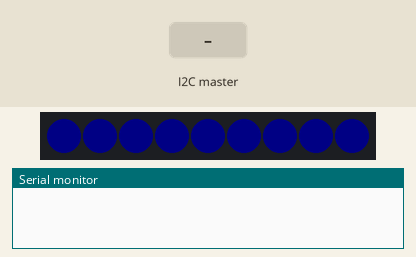
Simulated run of this program. Board: Arduino Nano, built with avr-gcc and run on an emulated ATmega328P. On the bench: 9 RGB LEDs in strip order, left to right, the last lines printed to the serial monitor. Inputs (shaded band) come from the test bench. Dim RGB values are drawn brighter than linear.

Above: at 1.2 s.
1.3 s: the I2C master sends the byte 90
At 2.41 s:
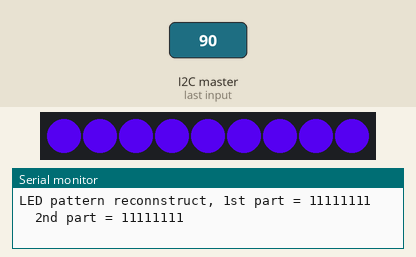
4.3 s: the I2C master sends the byte 200
At 4.58 s:
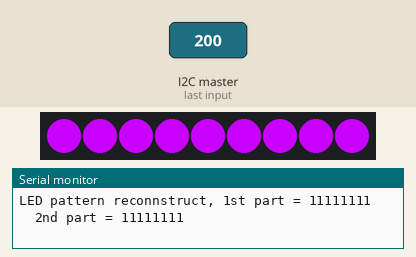
Timing chart, 0 to 7.3 s (numbered marks = the images above; inputs shaded):
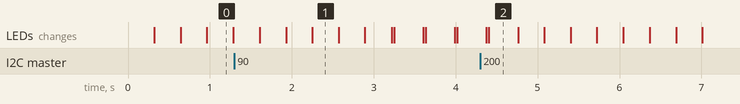

The program:

main.cpp
```cpp
#include <Arduino.h>
#include <Wire.h>
#include <FastLED.h>

// For led chips like WS2812, which have a data line, ground, and power, you just
// need to define DATA_PIN.  For led chipsets that are SPI based (four wires - data, clock,
// ground, and power), like the LPD8806 define both DATA_PIN and CLOCK_PIN
// Clock pin only needed for SPI based chipsets when not using hardware SPI
#define DATA_PIN 5
// #define CLOCK_PIN 13
#define I2C_ADR 0x05

#define NUM_GROUPS 9
#define LED_P_GROUP 1
#define NUM_LEDS NUM_GROUPS *LED_P_GROUP

// int LEDpattern = 0;

unsigned char LEDcol[5] = {0, 0, 255, 0xFF, 0xFF}; // the RGB values and the state of blink

unsigned int groupCol[NUM_GROUPS][3]; // group to edit, then the 3 colors and the pattern

unsigned char bri = 0;             // changing brightnness on the fly for tenmetsu
unsigned char multipl[NUM_GROUPS]; // multiplicator of light intensity for tenmetsu

unsigned int stateCode = 0; // recieved list of LED states

bool blinkState[NUM_GROUPS]; // say if the group is blinking or not

// Define the array of leds
CRGB leds[NUM_LEDS];

unsigned long stamp = 0;

// void fadeall() { for(int i = 0; i < NUM_LEDS; i++) { leds[i].nscale8(195); } }

// Raspberry Piからのリクエスト受信時に呼ばれる関数
void requestEvent()
{
  Wire.write(42); // レスポンスとしてデータを送信 (例: 42)
}

// Raspberry Piからのデータ受信時に呼ばれる関数
void receiveEvent(int byteCount)
{
  int _ii = 0;
  while (Wire.available())
  {
    uint8_t c = Wire.read();
    if (_ii < 5)
    {
      LEDcol[_ii] = c;
    }
    _ii++;
  }
}

void setup()
{
  Wire.begin(I2C_ADR);
  Wire.onRequest(requestEvent); // リクエスト受信時のコールバック関数を登録
  Wire.onReceive(receiveEvent); // 受信時のコールバック関数を登録
  Serial.begin(115200);
  FastLED.addLeds<WS2811, DATA_PIN, GRB>(leds, NUM_LEDS);
}

void loop()
{
  // static uint8_t hue = 0

  bri = sin8(millis() / 3);

  stateCode = (((uint16_t)LEDcol[3]) << 8) + ((uint16_t)LEDcol[4]);

  for (int a = 0; a < NUM_GROUPS; a++)
  { // put the colors
    if (bitRead(stateCode, 0) == 1 && bitRead(stateCode, a + 1) == 1)
    { // the groups that need blinking state
      blinkState[a] = 1;
    }
    if (bitRead(stateCode, 0) == 0 && bitRead(stateCode, a + 1) == 1)
    { // the groups that need NO blinking state
      blinkState[a] = 0;
    }
    if (bitRead(stateCode, a + 1) == 1)
    { // determine if the group needs to change values
      // if we are here, we need to set the incoming RGB color into the the corresponding LED
      for (int c = 0; c < 3; c++)
      { // changinng the color values
        groupCol[a][c] = LEDcol[c];
      }
    }
  }

  for (int a = 0; a < NUM_GROUPS; a++)
  { // go trough all the groups
    /*
    for(int i = 0; i < NUM_LEDS/3 ; i++) {
        // Set the i'th led to red
        //leds[i] = CHSV(40*LEDpattern, 255-LEDpattern*LEDpattern*4, 255);
        leds[i] = CRGB(groupCol[a][0],groupCol[a][1],groupCol[a][2]);
        // now that we've shown the leds, reset the i'th led to black
        // leds[i] = CRGB::Black;
        //fadeall();
        // Wait a little bit before we loop around and do it again
      //	delay(5);
      }
      for(int i = NUM_LEDS/3; i < NUM_LEDS/3*2 ; i++) {
        // Set the i'th led to red
        //leds[i] = CHSV(40*LEDpattern, 255-LEDpattern*LEDpattern*4, 255);
        leds[i] = CRGB(groupCol[a][0],groupCol[a][1],groupCol[a][2]);
        // now that we've shown the leds, reset the i'th led to black
        // leds[i] = CRGB::Black;
        //fadeall();
        // Wait a little bit before we loop around and do it again
      //	delay(5);
      }
    */

    if (blinkState[a] == 1)
      multipl[a] = bri;
    else
      multipl[a] = 0;

    for (int i = LED_P_GROUP * a; i < LED_P_GROUP * (a + 1); i++)
    {
      // Set the i'th led to red
      // leds[i] = CHSV(40*LEDpattern, 255-LEDpattern*LEDpattern*4, 255);

      leds[i] = CRGB(groupCol[a][0] - map(multipl[a], 0, 255, 0, groupCol[a][0]), groupCol[a][1] - map(multipl[a], 0, 255, 0, groupCol[a][1]), groupCol[a][2] - map(multipl[a], 0, 255, 0, groupCol[a][2]));
      // now that we've shown the leds, reset the i'th led to black
      // leds[i] = CRGB::Black;
      // fadeall();
      // Wait a little bit before we loop around and do it again
      //	delay(5);
    }
  }
  // Show the leds
  FastLED.show();

  if (millis() > stamp + 1500)
  {
    stamp = millis();

    Serial.print("LED color is : ");
    Serial.print(LEDcol[0]);
    Serial.print(" ");
    Serial.print(LEDcol[1]);
    Serial.print(" ");
    Serial.print(LEDcol[2]);
    Serial.print("   LED pattern is : ");
    Serial.println(stateCode, BIN);
    Serial.print("LED pattern reconnstruct, 1st part = ");
    Serial.print(LEDcol[3], BIN);
    Serial.print("    2nd part = ");
    Serial.println(LEDcol[4], BIN);
  }

  delay(30);
}
```
